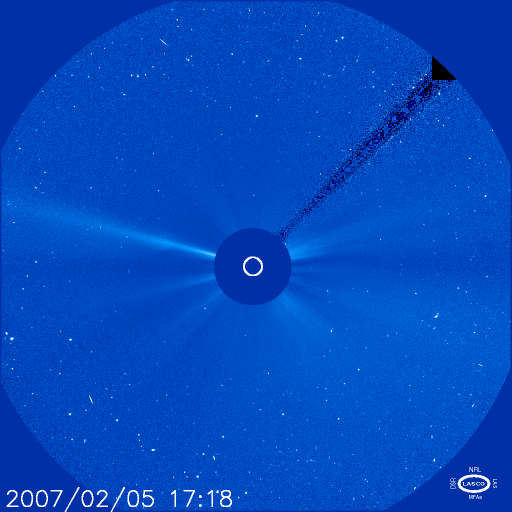
#> input picture full_soho1264_070205_1718.gif, 1024 x 1024 px (shown at 1/2 size)
$ jupyter execute CometHuntingJupyter.ipynb
#> lines starting #> are read from the running program, lines starting #| are printed output that depends on the picture
[cell 1]
import numpy as np
import scipy
import matplotlib.pyplot as plt
import matplotlib.image as mpimg
from scipy.ndimage import label
import scipy.ndimage.measurements
import os
import pandas as pd

[cell 2]
def rgb2gray(rgb):
    return np.dot(rgb[...,:3], [0.2989, 0.5870, 0.1140])

[cell 3]
def plotblackwhite(image):
    imgplt=plt.imshow(image, cmap="gray")
    plt.colorbar()
    plt.show()
    #plt.savefig("soho1264_070205_1742_2_BW_RGB.png", dpi=1000)

[cell 4]
def plotbwr(diff):
    imgplot=plt.imshow(diff, cmap="bwr")
    plt.colorbar()
    imgplot.set_clim(-255,255)
    plt.show()
    #plt.savefig("soho1264_070205_1718_DIFF_1742_3_BWR.png", dpi=1000)

[cell 5]
def plotblodges(l):
    imgplt=plt.imshow(l)
    imgplt.set_clim(0,11)
    imgplt.set_cmap("gray")
    plt.colorbar()
    plt.show()

[cell 6]
filename1 = "full_soho1264_070205_1718.gif"
filename2 = "full_soho1264_070205_1742.gif"

[cell 7]
def CommonPhenomenaFinder(filename1, filename2):

#> called with filename1 = 'full_soho1264_070205_1718.gif', filename2 = 'full_soho1264_070205_1742.gif'
    rgb_image1=mpimg.imread(filename1)
#> rgb_image1 is the input picture: shape (1024, 1024, 4); mean R, G, B, A 1.5, 72.8, 189.7, 255
    image1 = rgb2gray(rgb_image1)
#> in rgb2gray, `return np.dot(rgb[...,:3], [0.2989, 0.5870, 0.1140])`:
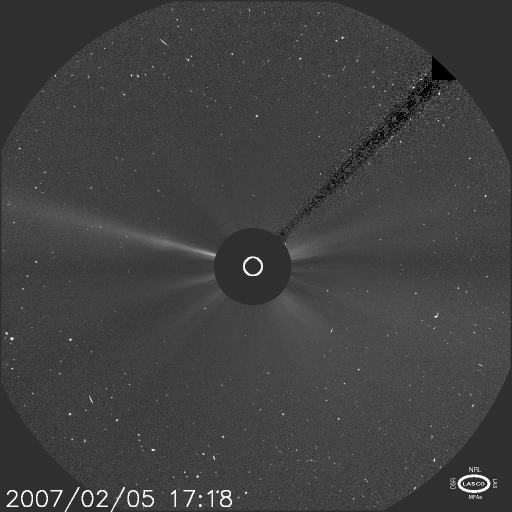
#> returned value: shape (1024, 1024) float64 (shown at 1/2 size); min 0, max 248, mean 64.8

    rgb_image2=mpimg.imread(filename2)
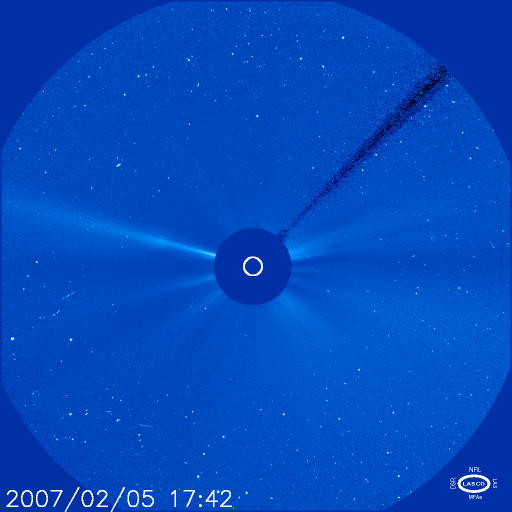
#> input picture full_soho1264_070205_1742.gif, 1024 x 1024 px (shown at 1/2 size)
#> rgb_image2 is the input picture: shape (1024, 1024, 4); mean R, G, B, A 1.5, 73.1, 190.2, 255
    image2 = rgb2gray(rgb_image2)

    #plotblackwhite(image1)
    #plotblackwhite(image2)

    diff=np.subtract(image2,image1) # subtract image1 from image2
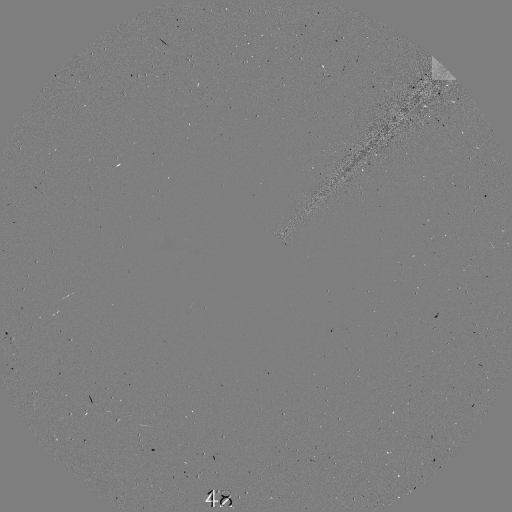
#> diff: shape (1024, 1024) float64 (shown at 1/2 size); min -233.4, max 236.1, mean 0.2; drawn with min black and max white

    #plotbwr(diff)

    x=diff[824:924,50:150].astype(int) #zoom in
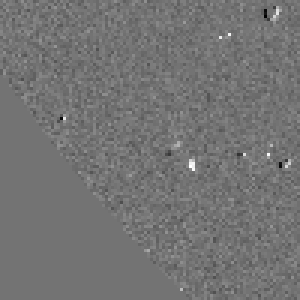
#> x: shape (100, 100) int64 (shown 3 times larger); min -166, max 200, mean 0.4; drawn with min black and max white
    d1=np.where(x<-50, x, 0)   # identify bright blue pixels
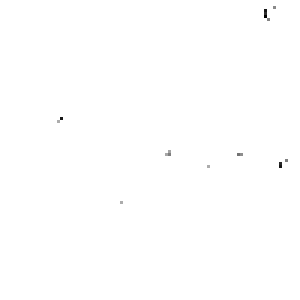
#> d1: shape (100, 100) int64 (shown 3 times larger); min -166, max 0, mean -0.165; drawn with min black and max white
    d2=np.where(x>50, x, 0) # identify bright red pixels
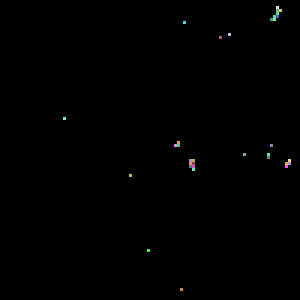
#> d2: shape (100, 100) int64 (shown 3 times larger); 30 distinct labels, from 0 to 200; one colour per label, 0 black

    #plotbwr(d1+d2)

    l1, n1 = label(d1, scipy.ones((3,3)))
#> l1: shape (100, 100) int32; 10 distinct labels, from 0 to 9
#> n1 = 9
    l2, n2 = label(d2, scipy.ones((3,3)))
#> l2: shape (100, 100) int32; 15 distinct labels, from 0 to 14
#> n2 = 14

    #plotblodges(l1)
    #plotblodges(l2)

    pairs=list()

    centres1=scipy.ndimage.measurements.center_of_mass(d1,l1,range(1,n1+1))
#> centres1 = [(2, 91), (4.33, 88.15), (39.26, 19.74), (50.71, 55.71), (51, 79.45), (53, 95), (54.52, 93), (55, 69), (67, 40)]
    centres2=scipy.ndimage.measurements.center_of_mass(d2,l2,range(1,n2+1))
#> centres2 = [(4.1, 91.66), (7, 61), (11, 76), (12, 73), (39, 21), (47.67, 58.7), (48, 90), (51, 81), (51.27, 89), (54.46, 63.56), (54.14, 95.52), (58, 43), (83, 49), (96, 60)]

    for c1 in centres1:
       for c2 in centres2:
          if (c1[0]-c2[0])**2 + (c1[1]-c2[1])**2 < 10*10: # if blob is inside search radius of 10 pixels
             pairs.append((c1,c2)) # add centres to pairs list
#> this loop made 9 passes
#> after the loop, pairs = 15 items
    #print(len(pairs))

    imgplt=plt.imshow(d1+d2) # display image
    imgplt.set_clim(-255,255)
    imgplt.set_cmap("bwr")   # using gray colourscale
    plt.colorbar()  # adds a colourbar
    xs = [x[0][1] for x in pairs]
#> xs = [91, 88.15, 19.74, 55.71, 55.71, 79.45, 79.45, 95, 95, 95, 93, 93, 93, 69, 40]
    ys = [x[0][0] for x in pairs]
#> ys = [2, 4.33, 39.26, 50.71, 50.71, 51, 51, 53, 53, 53, 54.52, 54.52, 54.52, 55, 67]
    plt.scatter(xs, ys, marker='x', color='blue')
    xs_ = [x[1][1] for x in pairs]
#> xs_ = [91.66, 91.66, 21, 58.7, 63.56, 81, 89, 90, 89, 95.52, 90, 89, 95.52, 63.56, 43]
    ys_ = [x[1][0] for x in pairs]
#> ys_ = [4.1, 4.1, 39, 47.67, 54.46, 51, 51.27, 48, 51.27, 54.14, 48, 51.27, 54.14, 54.46, 58]
    plt.scatter(xs_, ys_, marker='x', color='red')
    plt.show()
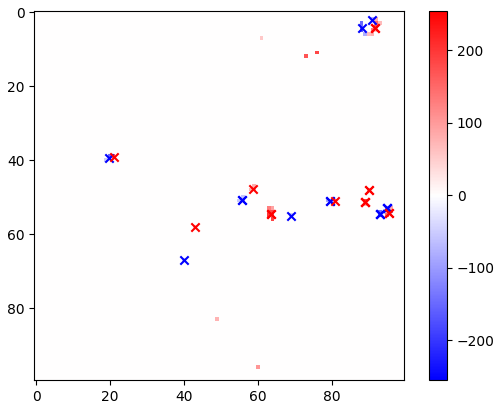
#> figure drawn by matplotlib, 2 panels
